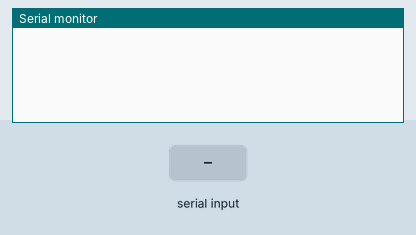
A sketch run on a simulated Arduino Uno, built with avr-gcc and run on an emulated ATmega328P. On the bench: the last lines printed to the serial monitor. Inputs (shaded band) come from the test bench.

Above: at 1.2 s.
1.3 s: "1\n" received over the second serial link
At 2.0 s:
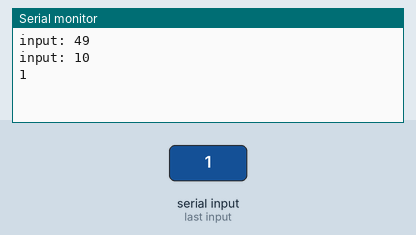
2.8 s: "0\n" received over the second serial link
At 4.0 s:
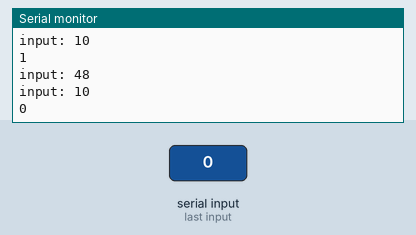
4.3 s: "2\n" received over the second serial link
At 5.5 s:
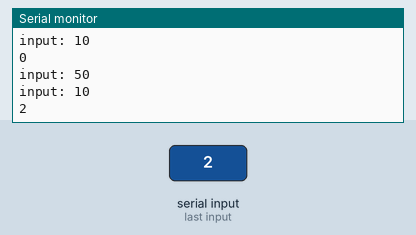
Timing chart, 0 to 7.3 s (numbered marks = the images above; inputs shaded):
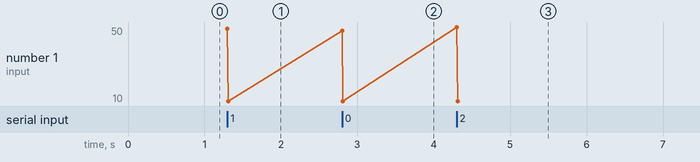

The sketch:

main.ino
```cpp
// ctrl m+j

#include<SoftwareSerial.h>
const int LED_PIN = 6;

SoftwareSerial bt_serial(2,3);

byte buffer[512];
int buffer_index;

void setup(){

    Serial.begin(9600);
    bt_serial.begin(9600);
    buffer_index = 0;
}

void loop(){
    if(bt_serial.available()>0){
        byte data = (byte) bt_serial.read();
        Serial.print("input: ");
        Serial.println(data);
        buffer[buffer_index++] = data;
        if(data=='\n'){
            // tx part
            buffer[buffer_index] = 0;
            Serial.println((char*) buffer);
            bt_serial.write(buffer, buffer_index);
            buffer_index = 0;
        }
    }
}
```

Measured:
- after the input at 1.3 s, the serial monitor: prints a new line at once (image 1)
- after the input at 2.8 s, the serial monitor: prints a new line at once (image 2)
- after the input at 4.3 s, the serial monitor: prints a new line at once (image 3)
